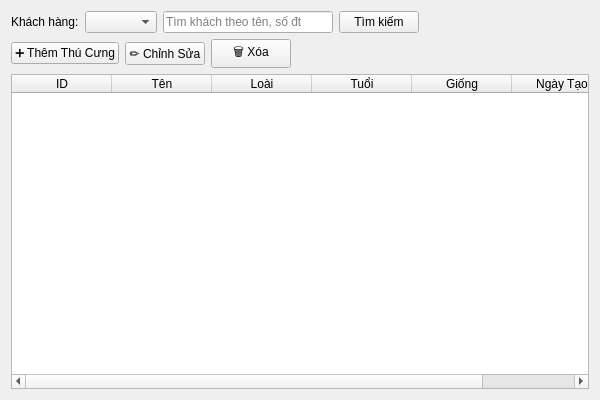
<?xml version="1.0" encoding="UTF-8"?>
<ui version="4.0">
 <class>PetWidget</class>
 <widget class="QWidget" name="PetWidget">
  <property name="geometry">
   <rect>
    <x>0</x>
    <y>0</y>
    <width>600</width>
    <height>400</height>
   </rect>
  </property>
  <property name="maximumSize">
   <size>
    <width>600</width>
    <height>400</height>
   </size>
  </property>
  <property name="windowTitle">
   <string>Quản Lý Thú Cưng</string>
  </property>
  <layout class="QVBoxLayout" name="verticalLayout" stretch="0,0,1">
   <item>
    <layout class="QHBoxLayout" name="filterLayout">
     <item>
      <widget class="QLabel" name="filterLabel">
       <property name="text">
        <string>Khách hàng:</string>
       </property>
      </widget>
     </item>
     <item>
      <widget class="QComboBox" name="customer_combo"/>
     </item>
     <item>
      <widget class="QLineEdit" name="txt_tim">
       <property name="placeholderText">
        <string>Tìm khách theo tên, số đt</string>
       </property>
      </widget>
     </item>
     <item>
      <widget class="QPushButton" name="btn_timkiem">
       <property name="text">
        <string>Tìm kiếm</string>
       </property>
      </widget>
     </item>
     <item>
      <spacer name="filterSpacer">
       <property name="orientation">
        <enum>Qt::Horizontal</enum>
       </property>
       <property name="sizeHint" stdset="0">
        <size>
         <width>40</width>
         <height>20</height>
        </size>
       </property>
      </spacer>
     </item>
    </layout>
   </item>
   <item>
    <layout class="QHBoxLayout" name="buttonLayout">
     <item>
      <widget class="QPushButton" name="add_btn">
       <property name="text">
        <string>➕ Thêm Thú Cưng</string>
       </property>
      </widget>
     </item>
     <item>
      <widget class="QPushButton" name="edit_btn">
       <property name="text">
        <string>✏️ Chỉnh Sửa</string>
       </property>
      </widget>
     </item>
     <item>
      <widget class="QPushButton" name="delete_btn">
       <property name="text">
        <string>🗑️ Xóa</string>
       </property>
      </widget>
     </item>
     <item>
      <spacer name="buttonSpacer">
       <property name="orientation">
        <enum>Qt::Horizontal</enum>
       </property>
       <property name="sizeHint" stdset="0">
        <size>
         <width>40</width>
         <height>20</height>
        </size>
       </property>
      </spacer>
     </item>
    </layout>
   </item>
   <item>
    <widget class="QTableWidget" name="table">
     <property name="selectionMode">
      <enum>QAbstractItemView::SingleSelection</enum>
     </property>
     <property name="selectionBehavior">
      <enum>QAbstractItemView::SelectRows</enum>
     </property>
     <column>
      <property name="text">
       <string>ID</string>
      </property>
     </column>
     <column>
      <property name="text">
       <string>Tên</string>
      </property>
     </column>
     <column>
      <property name="text">
       <string>Loài</string>
      </property>
     </column>
     <column>
      <property name="text">
       <string>Tuổi</string>
      </property>
     </column>
     <column>
      <property name="text">
       <string>Giống</string>
      </property>
     </column>
     <column>
      <property name="text">
       <string>Ngày Tạo</string>
      </property>
     </column>
    </widget>
   </item>
  </layout>
 </widget>
 <resources/>
 <connections/>
</ui>
